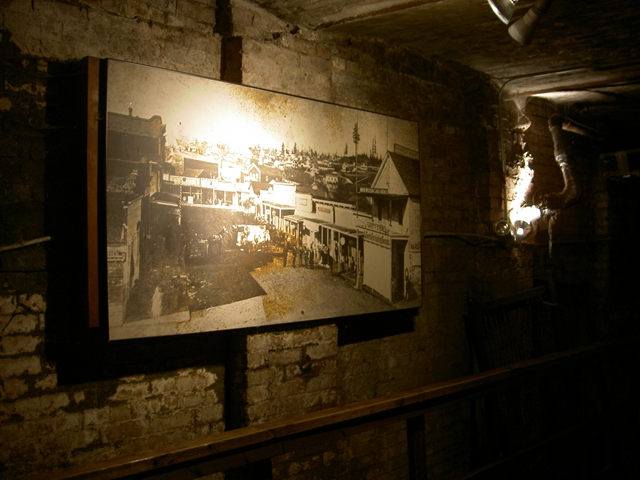
%> input picture images/1.jpg, 640 x 480 px
$ octave main.m   (GNU Octave 9; MATLAB toolbox functions it lacks are replaced by stand-ins)
%> lines starting %> are read from the running program, lines starting %| are printed output that depends on the picture
### atmLight.m
function A = atmLight(im, JDark)

% the color of the atmospheric light is very close to the color of the sky
% so just pick the first few pixels that are closest to 1 in JDark
% and take the average

% pick top 0.1% brightest pixels in the dark channel

% get the image size
[height, width, ~] = size(im);
imsize = width * height;

numpx = floor(imsize/1000); % accomodate for small images
JDarkVec = reshape(JDark,imsize,1); % a vector of pixels in JDark
ImVec = reshape(im,imsize,3);  % a vector of pixels in my image

[JDarkVec, indices] = sort(JDarkVec); %sort
indices = indices(imsize-numpx+1:end); % need the last few pixels because those are closest to 1

atmSum = zeros(1,3);
for ind = 1:numpx
    atmSum = atmSum + ImVec(indices(ind),:);
end

A = atmSum / numpx;

ImVec(indices,:)=0;
ImVec(indices,1)=1;
SS=reshape(ImVec,height, width, 3);
imwrite(SS,'MSP.png');

### main.m
% [11 lines of commented-out code are left out]

clc;clear all;close all

input_img = imread("images\1.jpg");
%> input_img is the input picture: size 480x640x3 uint8; mean R, G, B 60.6, 47.8, 27.3

avg=mean2(im2double(input_img));
%> avg = 0.177
IMAX = max(double(input_img(:)));
%> IMAX = 255
input_img = double(input_img)/IMAX;
%> input_img: size 480x640x3 double


gam=.6;

    if avg<0.25
        gam=0.4;
    end

    if avg>0.5
        gam=0.8;
    end

input_img = power(input_img,gam);
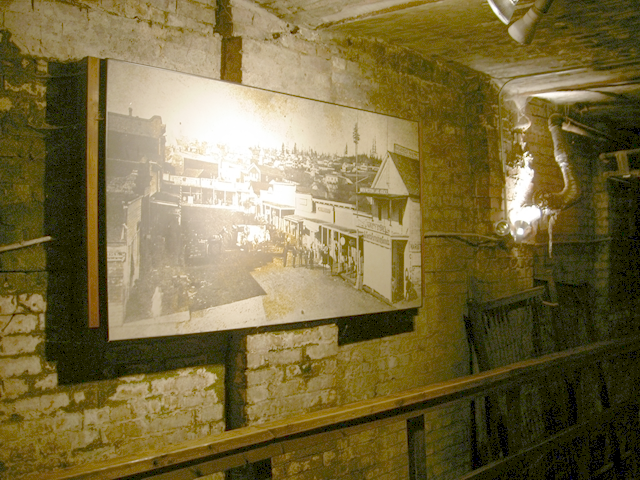
%> input_img: size 480x640x3 double; mean R, G, B 0.475, 0.425, 0.248

R_channel =(input_img(:,:,1));
G_channel =(input_img(:,:,2));
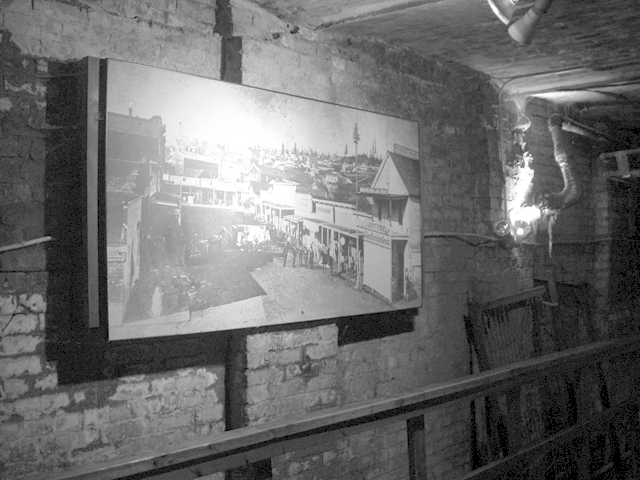
%> G_channel: size 480x640 double; min 0, max 1, mean 0.425
B_channel =(input_img(:,:,3));
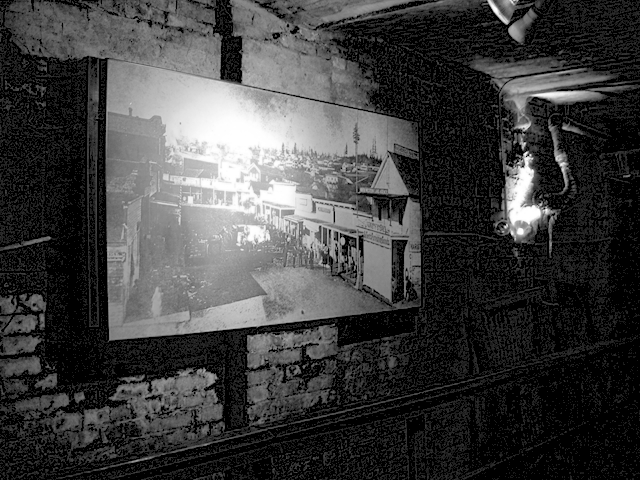
%> B_channel: size 480x640 double; min 0, max 1, mean 0.248

NCC = 0.299*input_img(:,:,1)+0.587*input_img(:,:,2)+0.114*input_img(:,:,3)-(max(input_img,[],3))+(min(input_img,[],3));
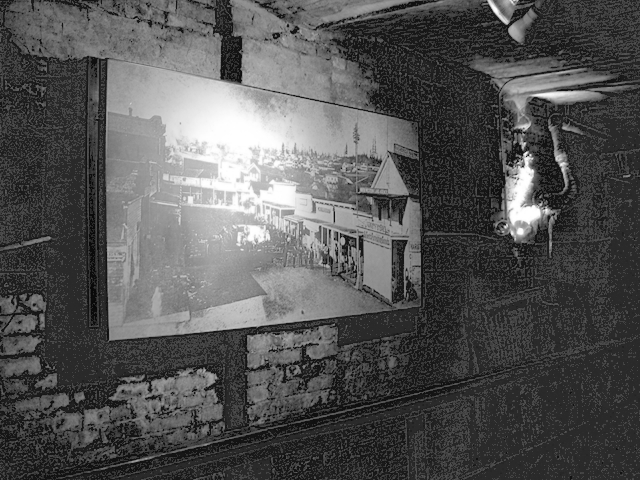
%> NCC: size 480x640 double; min -0.213, max 1, mean 0.192; drawn with min black and max white

kernel=ones(31)/(31^2);
NCC=imfilter(NCC,kernel,"symmetric");
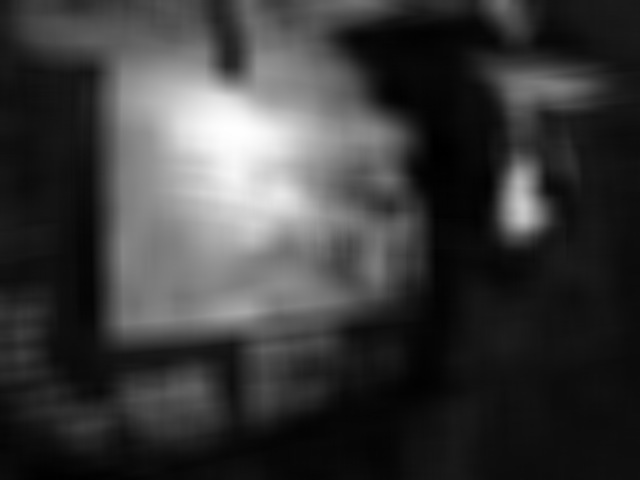
%> NCC: size 480x640 double; min -0.0483, max 0.994, mean 0.192; drawn with min black and max white

atmsphrclight=atmLight(input_img, NCC);
%> in atmLight, `indices = indices(imsize-numpx+1:end);`: indices = 307 values, max 119175 at index 2, min 105729 at index 3, mean 112438.4
%> the loop in atmLight, `for ind = 1:numpx` made 307 passes
%> atmSum on passes 1 to 3: [0.998 0.998 0.998], [2 2 2], [3 3 3]
%> after the loop in atmLight, `for ind = 1:numpx`: atmSum = [306.7 306.7 306.7]
%> in atmLight, `A = atmSum / numpx;`: A = [0.999 0.999 0.999]
%> atmsphrclight = [0.999 0.999 0.999]
lsar=(1-.2*NCC);
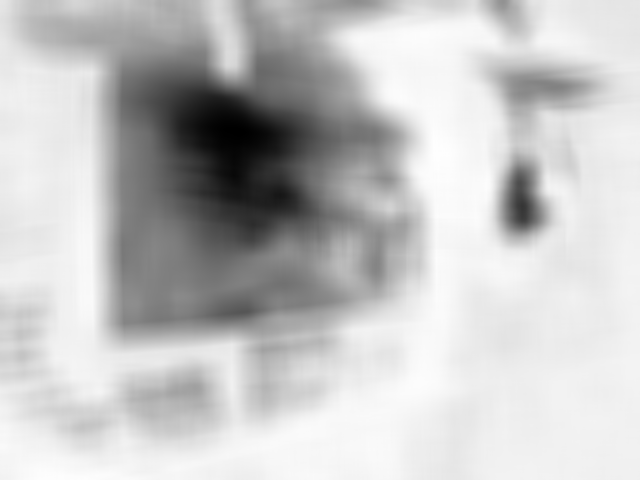
%> lsar: size 480x640 double; min 0.801, max 1.01, mean 0.962; drawn with min black and max white
lsar=imguidedfilter(lsar);
lsar0=0.0001;

R_out = atmsphrclight(1)+ (R_channel-atmsphrclight(1))./max(lsar,lsar0);
G_out = atmsphrclight(2)+ (G_channel-atmsphrclight(2))./max(lsar,lsar0);
B_out = atmsphrclight(3)+ (B_channel-atmsphrclight(3))./max(lsar,lsar0);
output = cat(3,R_out,G_out,B_out);
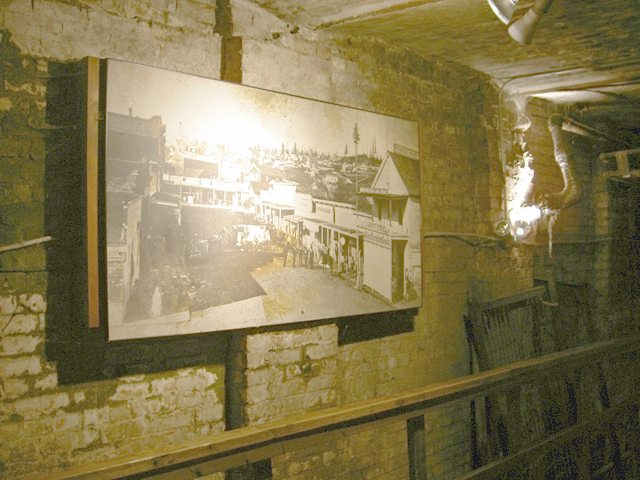
%> output: size 480x640x3 double; mean R, G, B 0.465, 0.412, 0.23; drawn with min black and max white

imshow(output)

$ run again, with images/2.jpg copied over images/1.jpg
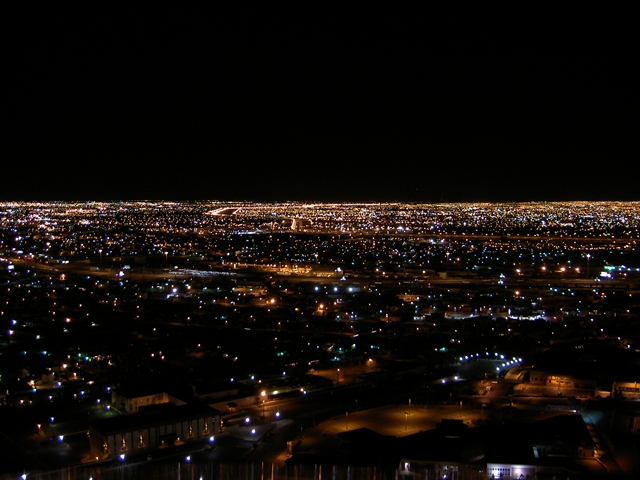
%> input picture images/2.jpg, 640 x 480 px
%> input_img is the input picture: size 480x640x3 uint8; mean R, G, B 17.3, 12.5, 9.1
%> avg = 0.0508
%> IMAX = 255
%> `NCC=imfilter(NCC,kernel,"symmetric");`:
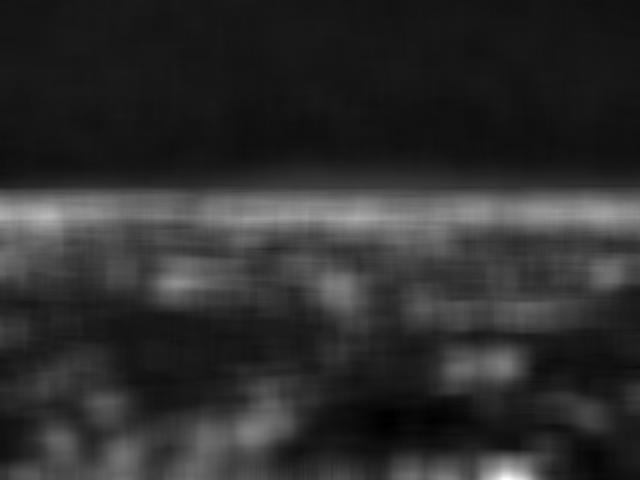
%> NCC: size 480x640 double; min -0.0255, max 0.643, mean 0.096; drawn with min black and max white
%> indices = 307 values, max 253920 at index 22, min 18457 at index 16, mean 203235.6
%> the loop in atmLight, `for ind = 1:numpx` made 307 passes
%> atmSum on passes 1 to 3: [0.436 0.401 0.467], [1.1 0.994 0.98], [1.83 1.67 1.62]
%> after the loop in atmLight, `for ind = 1:numpx`: atmSum = [191.9 179.5 201]
%> A = [0.625 0.585 0.655]
%> `lsar=(1-.2*NCC);`:
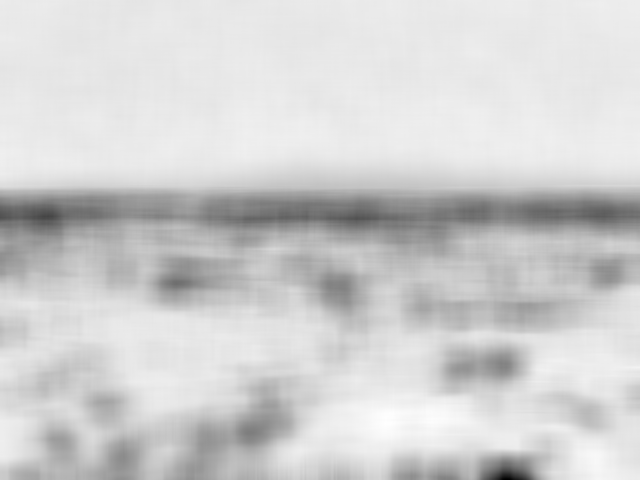
%> lsar: size 480x640 double; min 0.871, max 1.01, mean 0.981; drawn with min black and max white

$ run again, with images/3.jpg copied over images/1.jpg
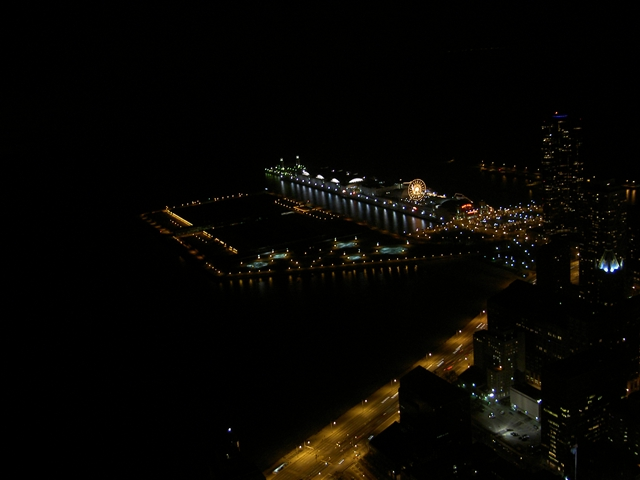
%> input picture images/3.jpg, 640 x 480 px
%> input_img is the input picture: size 480x640x3 uint8; mean R, G, B 7, 5.8, 2.9
%> avg = 0.0206
%> IMAX = 255
%> `NCC=imfilter(NCC,kernel,"symmetric");`:
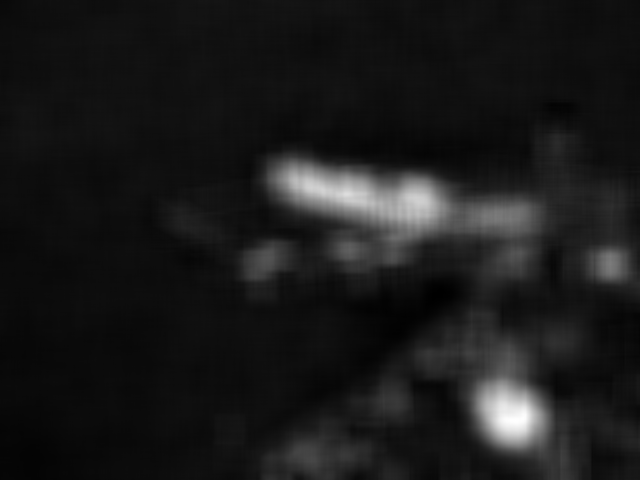
%> NCC: size 480x640 double; min -0.00665, max 0.477, mean 0.0439; drawn with min black and max white
%> indices = 307 values, max 252900 at index 53, min 240898 at index 13, mean 247352.5
%> the loop in atmLight, `for ind = 1:numpx` made 307 passes
%> atmSum on passes 1 to 3: [0.462 0.481 0.407], [0.903 0.938 0.761], [1.48 1.52 1.28]
%> after the loop in atmLight, `for ind = 1:numpx`: atmSum = [153.3 156.1 136.9]
%> A = [0.499 0.509 0.446]
%> `lsar=(1-.2*NCC);`:
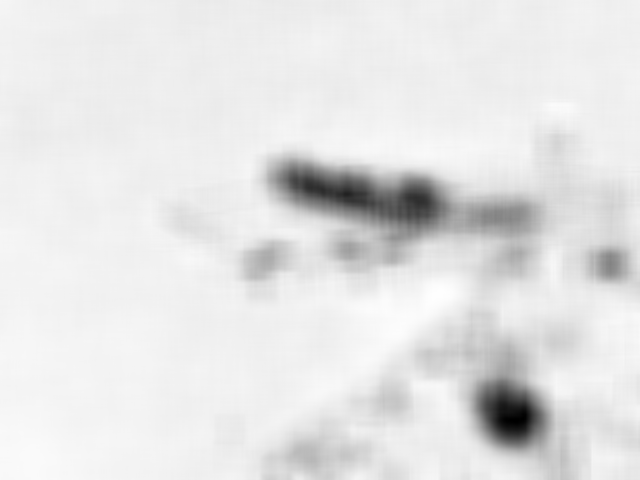
%> lsar: size 480x640 double; min 0.905, max 1, mean 0.991; drawn with min black and max white

$ run again, with images/4.JPG copied over images/1.jpg
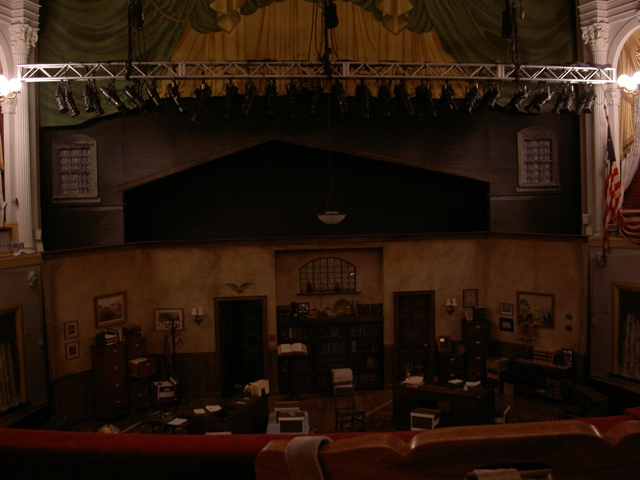
%> input picture images/4.JPG, 640 x 480 px
%> input_img is the input picture: size 480x640x3 uint8; mean R, G, B 42.1, 25.4, 14.3
%> avg = 0.107
%> IMAX = 255
%> indices = 307 values, max 6802 at index 8, min 75 at index 26, mean 3059
%> the loop in atmLight, `for ind = 1:numpx` made 307 passes
%> atmSum on passes 1 to 3: [0.909 0.842 0.83], [1.69 1.54 1.49], [2.59 2.38 2.31]
%> after the loop in atmLight, `for ind = 1:numpx`: atmSum = [302.2 297.4 296.2]
%> A = [0.984 0.969 0.965]
%> `output = cat(3,R_out,G_out,B_out);`:
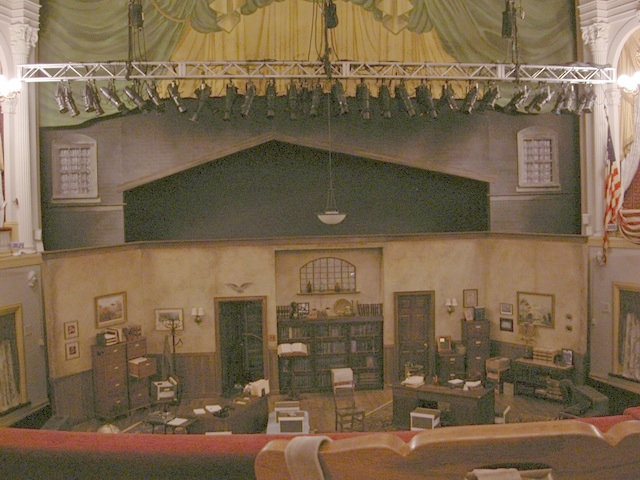
%> output: size 480x640x3 double; mean R, G, B 0.421, 0.332, 0.217; drawn with min black and max white
